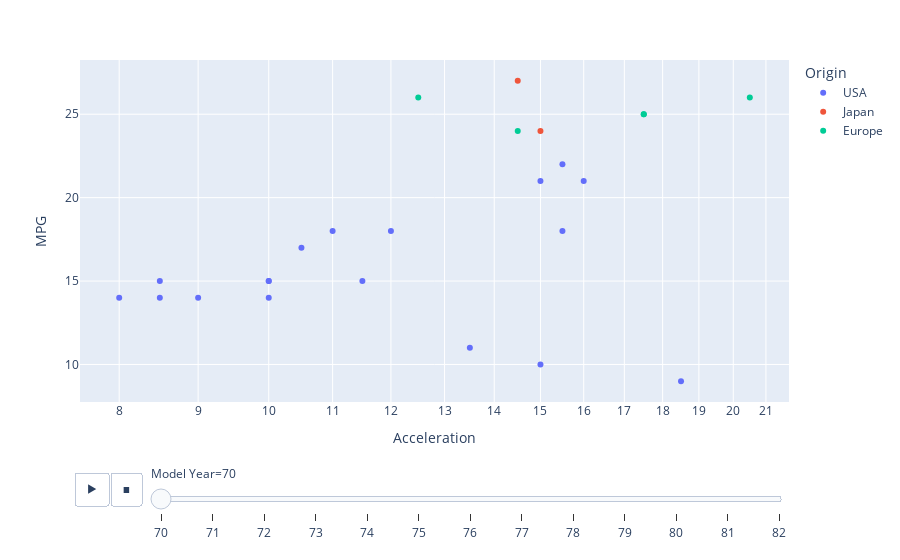

The notebook cell this image was saved under:
### Code cell
fig= px.scatter(df, x="Acceleration", y="MPG", animation_frame="Model Year",
                 animation_group="Horsepower", color="Origin",
                 hover_name="Horsepower",
                log_x=True)
fig.show()

### Figure 1 — Plotly figure (JSON) as saved in the notebook; plotly's stock layout.template omitted (floating-point values rounded to 4 significant figures)
{"data": [{"hovertemplate": "<b>%{hovertext}</b><br><br>Origin=USA<br>Model Year=70<br>Acceleration=%{x}<br>MPG=%{y}<extra></extra>", "hovertext": [130, 165, 150, 150, 140, 198, 220, 215, 225, 190, 170, 160, 150, 225, 95, 97, 85, 90, 215, 200, 210, 193], "ids": [130, 165, 150, 150, 140, 198, 220, 215, 225, 190, 170, 160, 150, 225, 95, 97, 85, 90, 215, 200, 210, 193], "legendgroup": "USA", "marker": {"color": "#636efa", "symbol": "circle"}, "mode": "markers", "name": "USA", "orientation": "v", "showlegend": true, "type": "scatter", "x": [12, 11.5, 11, 12, 10.5, 10, 9, 8.5, 10, 8.5, 10, 8, 9.5, 10, 15.5, 15.5, 16, 15, 14, 15, 13.5, 18.5], "xaxis": "x", "y": [18, 15, 18, 16, 17, 15, 14, 14, 14, 15, 15, 14, 15, 14, 22, 18, 21, 21, 10, 10, 11, 9], "yaxis": "y"}, {"hovertemplate": "<b>%{hovertext}</b><br><br>Origin=Japan<br>Model Year=70<br>Acceleration=%{x}<br>MPG=%{y}<extra></extra>", "hovertext": [95, 88], "ids": [95, 88], "legendgroup": "Japan", "marker": {"color": "#EF553B", "symbol": "circle"}, "mode": "markers", "name": "Japan", "orientation": "v", "showlegend": true, "type": "scatter", "x": [15, 14.5], "xaxis": "x", "y": [24, 27], "yaxis": "y"}, {"hovertemplate": "<b>%{hovertext}</b><br><br>Origin=Europe<br>Model Year=70<br>Acceleration=%{x}<br>MPG=%{y}<extra></extra>", "hovertext": [46, 87, 90, 95, 113], "ids": [46, 87, 90, 95, 113], "legendgroup": "Europe", "marker": {"color": "#00cc96", "symbol": "circle"}, "mode": "markers", "name": "Europe", "orientation": "v", "showlegend": true, "type": "scatter", "x": [20.5, 17.5, 14.5, 17.5, 12.5], "xaxis": "x", "y": [26, 25, 24, 25, 26], "yaxis": "y"}], "layout": {"legend": {"title": {"text": "Origin"}, "tracegroupgap": 0}, "margin": {"t": 60}, "sliders": [{"active": 0, "currentvalue": {"prefix": "Model Year="}, "len": 0.9, "pad": {"b": 10, "t": 60}, "steps": [{"args": [["70"], {"frame": {"duration": 0, "redraw": false}, "fromcurrent": true, "mode": "immediate", "transition": {"duration": 0, "easing": "linear"}}], "label": "70", "method": "animate"}, {"args": [["71"], {"frame": {"duration": 0, "redraw": false}, "fromcurrent": true, "mode": "immediate", "transition": {"duration": 0, "easing": "linear"}}], "label": "71", "method": "animate"}, {"args": [["72"], {"frame": {"duration": 0, "redraw": false}, "fromcurrent": true, "mode": "immediate", "transition": {"duration": 0, "easing": "linear"}}], "label": "72", "method": "animate"}, {"args": [["73"], {"frame": {"duration": 0, "redraw": false}, "fromcurrent": true, "mode": "immediate", "transition": {"duration": 0, "easing": "linear"}}], "label": "73", "method": "animate"}, {"args": [["74"], {"frame": {"duration": 0, "redraw": false}, "fromcurrent": true, "mode": "immediate", "transition": {"duration": 0, "easing": "linear"}}], "label": "74", "method": "animate"}, {"args": [["75"], {"frame": {"duration": 0, "redraw": false}, "fromcurrent": true, "mode": "immediate", "transition": {"duration": 0, "easing": "linear"}}], "label": "75", "method": "animate"}, {"args": [["76"], {"frame": {"duration": 0, "redraw": false}, "fromcurrent": true, "mode": "immediate", "transition": {"duration": 0, "easing": "linear"}}], "label": "76", "method": "animate"}, {"args": [["77"], {"frame": {"duration": 0, "redraw": false}, "fromcurrent": true, "mode": "immediate", "transition": {"duration": 0, "easing": "linear"}}], "label": "77", "method": "animate"}, {"args": [["78"], {"frame": {"duration": 0, "redraw": false}, "fromcurrent": true, "mode": "immediate", "transition": {"duration": 0, "easing": "linear"}}], "label": "78", "method": "animate"}, {"args": [["79"], {"frame": {"duration": 0, "redraw": false}, "fromcurrent": true, "mode": "immediate", "transition": {"duration": 0, "easing": "linear"}}], "label": "79", "method": "animate"}, {"args": [["80"], {"frame": {"duration": 0, "redraw": false}, "fromcurrent": true, "mode": "immediate", "transition": {"duration": 0, "easing": "linear"}}], "label": "80", "method": "animate"}, {"args": [["81"], {"frame": {"duration": 0, "redraw": false}, "fromcurrent": true, "mode": "immediate", "transition": {"duration": 0, "easing": "linear"}}], "label": "81", "method": "animate"}, {"args": [["82"], {"frame": {"duration": 0, "redraw": false}, "fromcurrent": true, "mode": "immediate", "transition": {"duration": 0, "easing": "linear"}}], "label": "82", "method": "animate"}], "x": 0.1, "xanchor": "left", "y": 0, "yanchor": "top"}], "updatemenus": [{"buttons": [{"args": [null, {"frame": {"duration": 500, "redraw": false}, "fromcurrent": true, "mode": "immediate", "transition": {"duration": 500, "easing": "linear"}}], "label": "&#9654;", "method": "animate"}, {"args": [[null], {"frame": {"duration": 0, "redraw": false}, "fromcurrent": true, "mode": "immediate", "transition": {"duration": 0, "easing": "linear"}}], "label": "&#9724;", "method": "animate"}], "direction": "left", "pad": {"r": 10, "t": 70}, "showactive": false, "type": "buttons", "x": 0.1, "xanchor": "right", "y": 0, "yanchor": "top"}], "xaxis": {"anchor": "y", "domain": [0, 1], "title": {"text": "Acceleration"}, "type": "log"}, "yaxis": {"anchor": "x", "domain": [0, 1], "title": {"text": "MPG"}}}}
